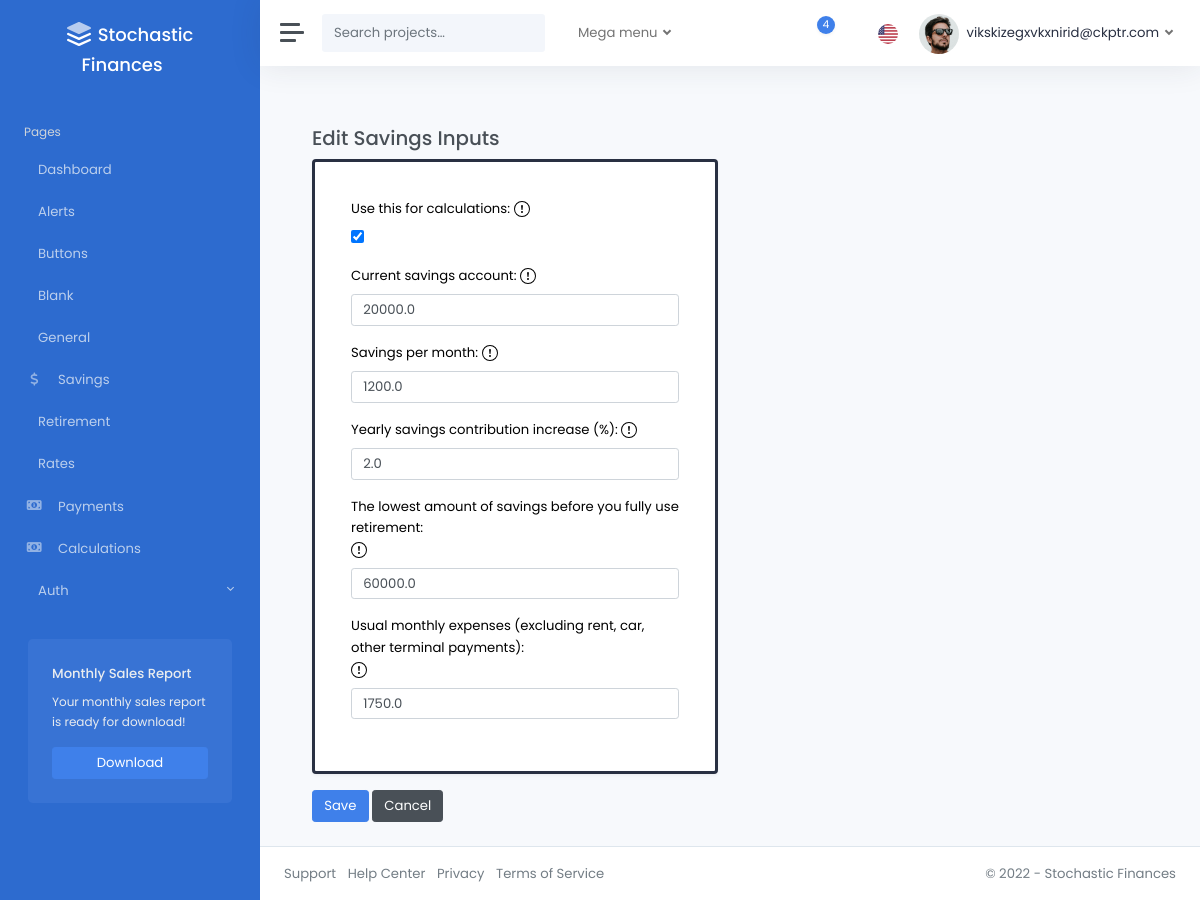
The page /savings/1/edit/ (signed in) on the database as committed earlier.
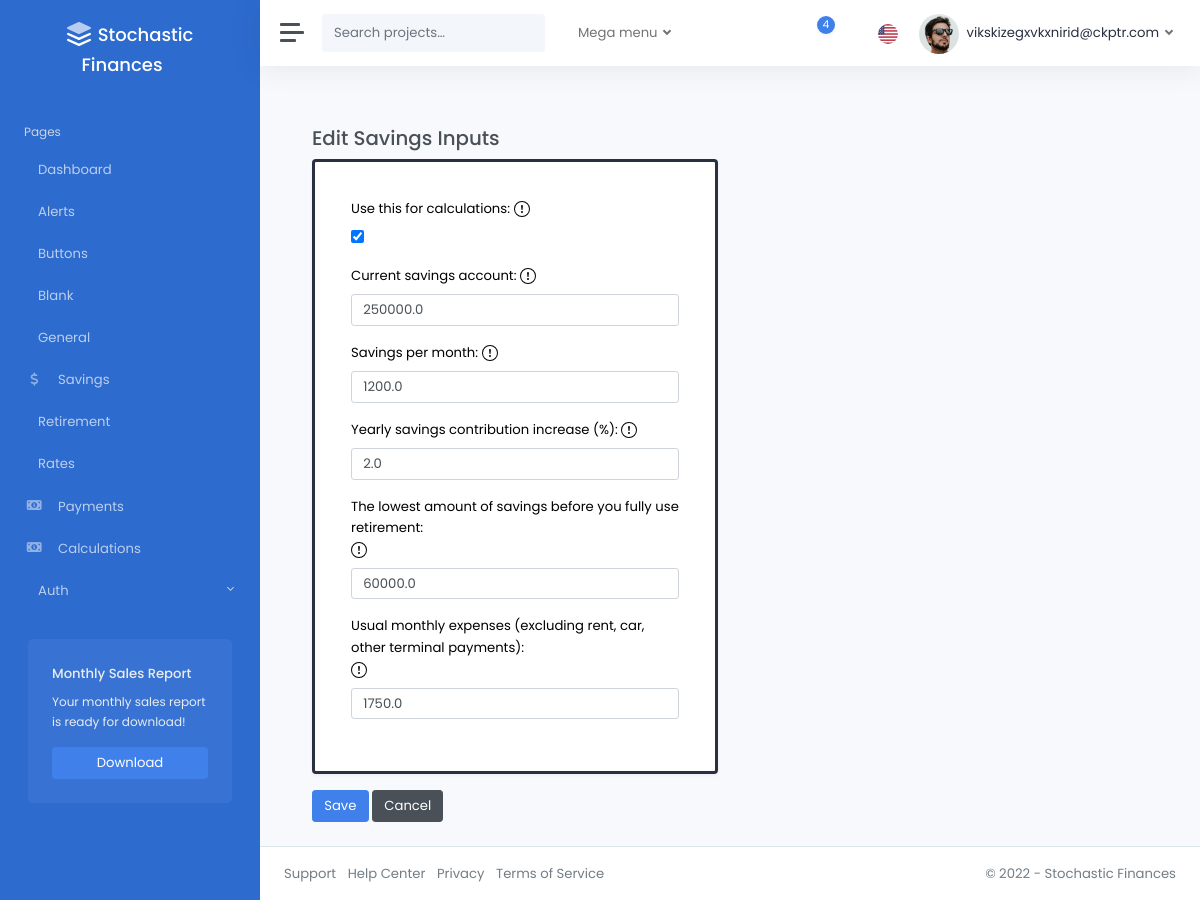
The same page on the database as committed later.
### pages/models.py (models this page shows)
class SavingsInputsModel(models.Model):
    is_active = models.BooleanField(
        default=False,
    )
    base_savings = models.FloatField(
        validators=[validate_base_savings, decimal_validator]
    )
    base_saved_per_mo = models.FloatField(
        validators=[validate_base_saved_per_mo, decimal_validator],
    )
    base_savings_per_yr_increase = models.FloatField(
        validators=[validate_base_per_yr_increase, decimal_validator],
    )
    savings_lower_limit = models.FloatField(
        validators=[validate_savings_lower_limit, decimal_validator]
    )
    base_monthly_bills = models.FloatField(
        validators=[validate_base_monthly_bills, decimal_validator]
    )
    created_by = models.ForeignKey(
        CustomUser,
        related_name="savings_inputs",
        on_delete=models.CASCADE,
    )
    modified_at = models.DateTimeField(auto_now=True)
    class Meta:
        verbose_name_plural = "Savings_Inputs"

### pages/views.py (the view)
# urls.py: path("savings/<int:pk>/edit/", savings_inputs_edit, name="savings_inputs_edit"),
@login_required
def savings_inputs_edit(request, pk):
    savings_inputs = get_object_or_404(
        SavingsInputsModel, pk=pk, created_by=request.user
    )
    if request.method == "POST":
        form = SavingsInputsForm(request.POST, instance=savings_inputs)
        if form.is_valid():
            form.save()
            return redirect("/savings/")
    else:
        form = SavingsInputsForm(instance=savings_inputs)
    return render(
        request,
        "pages/inputs_create.html",
        {
            "form": form,
            "descriptions": var_descriptions,
            "title": "Edit Savings Inputs",
        },
    )

### pages/templatetags/custom_filters.py (called while the page is built)
@register.filter()
def dict_lookup(dictionary, key):
    return dictionary.get(key, "")

### templates/pages/inputs_create.html (shortened to what this page needs)
{% extends 'layouts/_base.html' %}
{% load static %}
{% block content %}
<div class="container">
  <br />
  <h3>{{ title }}</h3>
  <form method="post" action="." id="createInputs" class="needs-validation" novalidate>
    {% load custom_filters %}
    <div class="row">
        <div class="col-md-6">
            <div class="card shadow border-dark px-3 py-3 mb-3 text-black" style="border-width: 3px;">
                <div class="card-body">
                    {% for field in form %}
                            <div class="mb-3">
                                <div class="tooltip-container" data-toggle="tooltip" data-placement="right" title="{{descriptions|dict_lookup:field.name}}">
                                    <label class="form-label">
                                        {{field.label_tag}}
                                    </label>
                                </div>
                                {% if field.errors %}
                                    <input type="text" class="form-control is-invalid" name="{{ field.name }}" value="{{ field.value|default_if_none:'' }}" id="{{field.id}}">
                                    <div class="invalid-feedback">
                                        {{ field.errors|striptags }}
                                    </div>
                                {% else %}
                                    {{ field }}
                                {% endif %}
                            </div>
                    {% endfor %}
                </div>
            </div>
        </div>
    </div>
    <button class="btn btn-primary">Save</button>
    <a href="{% url 'general_inputs_dashboard' %}" class="btn btn-secondary">Cancel</a>
</form>
</div>
{% endblock %}

Rows that differ between the two databases and show on the page:
changed SavingsInputsModel: base_savings "20000.0" → "250000.0"
